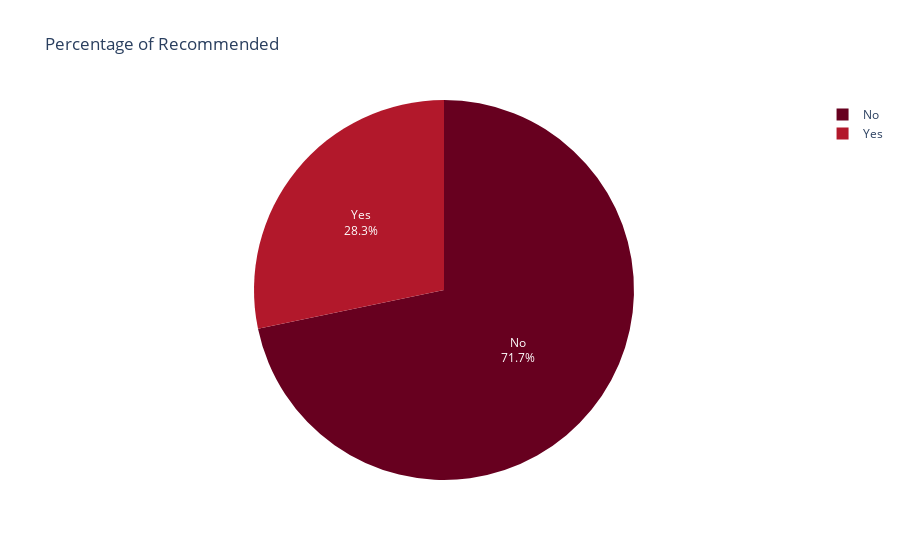

Write notebook code for a chart like this one.
### Code cell
fig = px.pie(temp_df, values='Count', names='Recommendation', title='Percentage of Recommended',
             color_discrete_sequence=px.colors.sequential.RdBu)
fig.update_traces(textposition='inside', textinfo='percent+label')
# fig = px.bar(temp_df, x='Recommendation', y='Count', 
#              title="Ratio of Recommendations", color = 'Recommendation', color_discrete_sequence=px.colors.sequential.Reds,
#              template = 'ggplot2')
# fig.update_traces(marker_color='Red', opacity = 0.7)
fig.show()

### Figure 1 — Plotly figure (JSON) as saved in the notebook; plotly's stock layout.template omitted (floating-point values rounded to 4 significant figures)
{"data": [{"domain": {"x": [0, 1], "y": [0, 1]}, "hovertemplate": "Recommendation=%{label}<br>Count=%{value}<extra></extra>", "labels": ["No", "Yes"], "legendgroup": "", "name": "", "showlegend": true, "textinfo": "percent+label", "textposition": "inside", "type": "pie", "values": [1677, 661]}], "layout": {"legend": {"tracegroupgap": 0}, "piecolorway": ["rgb(103,0,31)", "rgb(178,24,43)", "rgb(214,96,77)", "rgb(244,165,130)", "rgb(253,219,199)", "rgb(247,247,247)", "rgb(209,229,240)", "rgb(146,197,222)", "rgb(67,147,195)", "rgb(33,102,172)", "rgb(5,48,97)"], "title": {"text": "Percentage of Recommended"}}}
